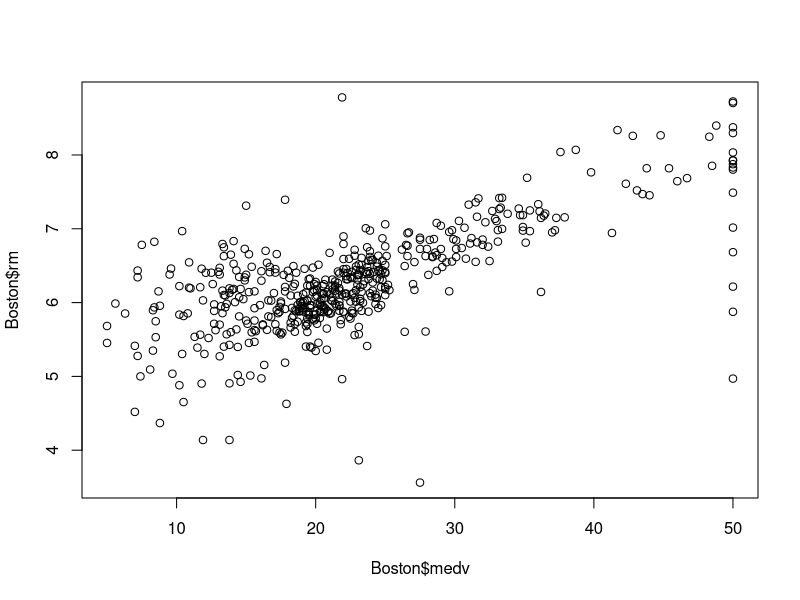
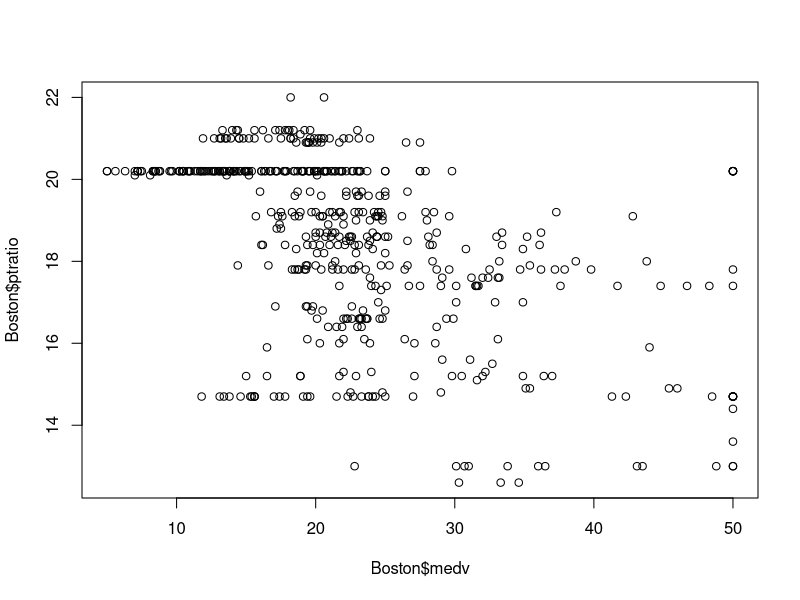
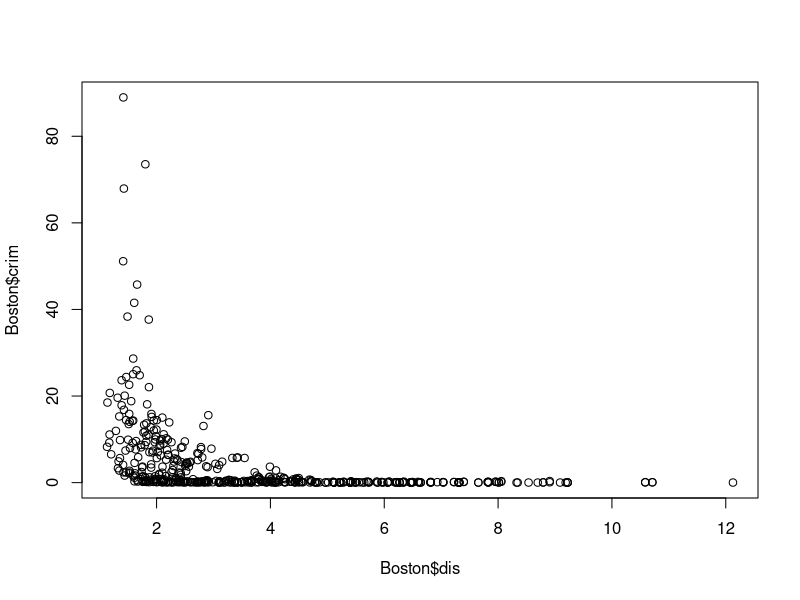
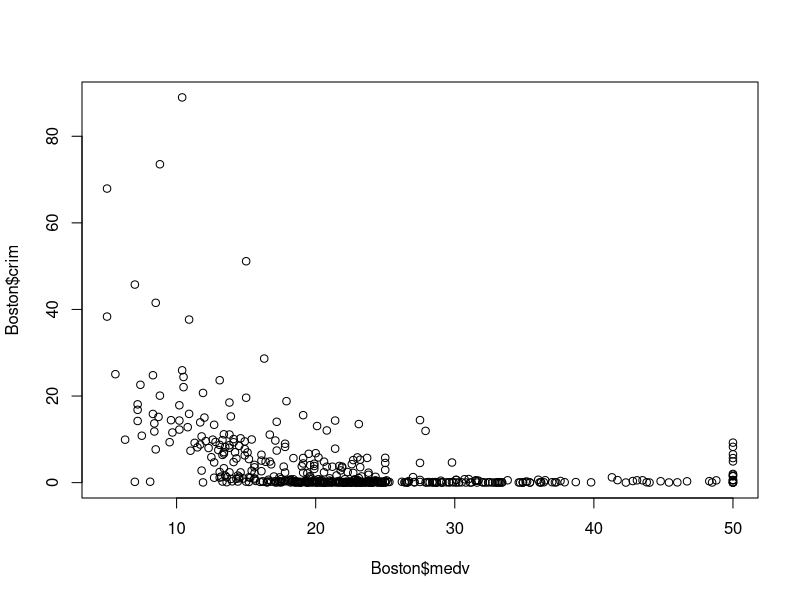

The R script that drew these images, in order:
## ---- chunk 1
knitr::opts_chunk$set(echo = TRUE)
set.seed(1)
## ---- chunk 2
vec<-as.numeric(0:50)
for(i in 0:51){ifelse(vec[i]<2, vec[i]<-vec[i], vec[i]<-vec[i-1]+vec[i-2])}
sum(vec) 
## ---- chunk 3
# Code for 10 a) goes here
library(MASS)

## ---- chunk 4
# Code for 10 b) goes here
 plot(Boston$medv, Boston$rm)
plot(Boston$medv, Boston$ptratio)
## ---- chunk 5
# Code for 10 c) goes here
 plot(Boston$dis, Boston$crim)
 plot(Boston$medv, Boston$crim)
## ---- chunk 6
# Code for 10 d) goes here
summary(Boston) 

## ---- chunk 7
# Code for 10 e) goes here
bordriv<-Boston$chas
sum(bordriv)

## ---- chunk 8
# Code for 10 f) goes here
summary(Boston)

 
## ---- chunk 9
# Code for 10 g) goes here
Boston[which(Boston$medv==min(Boston$medv)),]


## ---- chunk 10
# Code for 10 h) goes here
big7=Boston$rm[which(Boston$rm>7)]
length(big7)

big8=Boston$rm[which(Boston$rm>8)]
length(big8)
